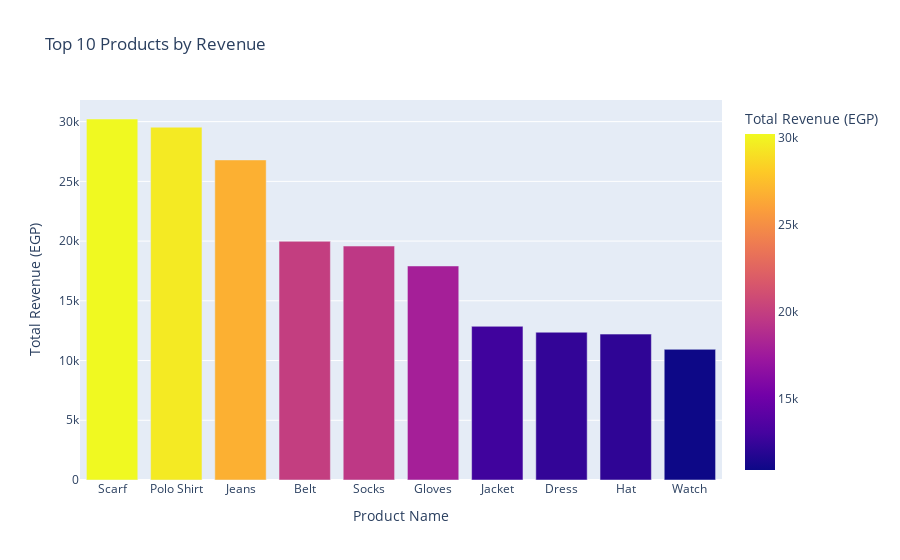

The code cell stored with this chart in its notebook:
### Code cell
product_profit = data.groupby('Product_Name')['Total_Sales'].sum().reset_index()
top_products = product_profit.nlargest(10, 'Total_Sales')
fig = px.bar(top_products,
            x='Product_Name',
            y='Total_Sales',
            title='Top 10 Products by Revenue',
            labels={'Total_Sales': 'Total Revenue (EGP)', 'Product_Name': 'Product Name'},
            color='Total_Sales')
fig.show()

### Figure 1 — Plotly figure (JSON) as saved in the notebook; plotly's stock layout.template omitted (floating-point values rounded to 4 significant figures)
{"data": [{"alignmentgroup": "True", "hovertemplate": "Product Name=%{x}<br>Total Revenue (EGP)=%{marker.color}<extra></extra>", "legendgroup": "", "marker": {"color": [30220.0, 29530.0, 26790.0, 19980.0, 19580.0, 17920.0, 12870.0, 12370.0, 12210.0, 10940.0], "coloraxis": "coloraxis", "pattern": {"shape": ""}}, "name": "", "offsetgroup": "", "orientation": "v", "showlegend": false, "textposition": "auto", "type": "bar", "x": ["Scarf", "Polo Shirt", "Jeans", "Belt", "Socks", "Gloves", "Jacket", "Dress", "Hat", "Watch"], "xaxis": "x", "y": [30220.0, 29530.0, 26790.0, 19980.0, 19580.0, 17920.0, 12870.0, 12370.0, 12210.0, 10940.0], "yaxis": "y"}], "layout": {"barmode": "relative", "coloraxis": {"colorbar": {"title": {"text": "Total Revenue (EGP)"}}, "colorscale": [[0, "#0d0887"], [0.1111, "#46039f"], [0.2222, "#7201a8"], [0.3333, "#9c179e"], [0.4444, "#bd3786"], [0.5556, "#d8576b"], [0.6667, "#ed7953"], [0.7778, "#fb9f3a"], [0.8889, "#fdca26"], [1, "#f0f921"]]}, "legend": {"tracegroupgap": 0}, "title": {"text": "Top 10 Products by Revenue"}, "xaxis": {"anchor": "y", "domain": [0, 1], "title": {"text": "Product Name"}}, "yaxis": {"anchor": "x", "domain": [0, 1], "title": {"text": "Total Revenue (EGP)"}}}}
